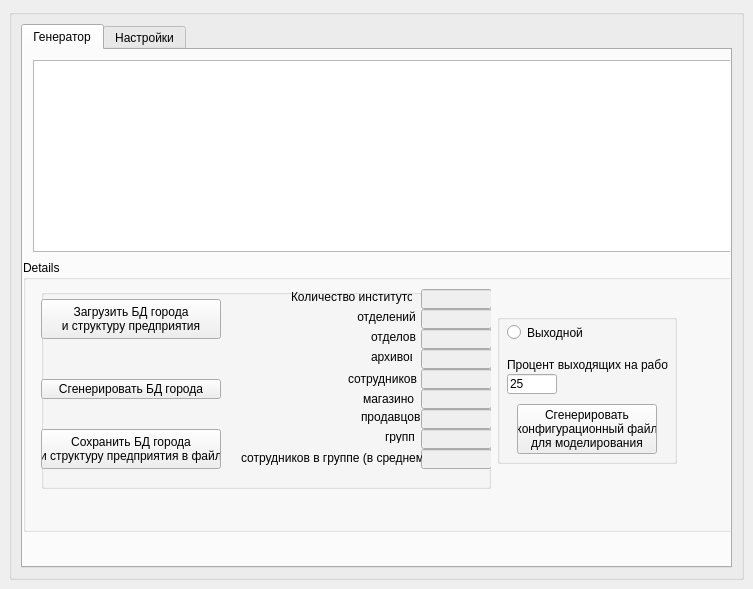
<?xml version="1.0" encoding="UTF-8"?>
<ui version="4.0">
 <class>BookWindow</class>
 <widget class="QMainWindow" name="BookWindow">
  <property name="geometry">
   <rect>
    <x>0</x>
    <y>0</y>
    <width>753</width>
    <height>589</height>
   </rect>
  </property>
  <property name="windowTitle">
   <string>Books</string>
  </property>
  <widget class="QWidget" name="centralWidget">
   <layout class="QVBoxLayout">
    <property name="spacing">
     <number>6</number>
    </property>
    <property name="leftMargin">
     <number>9</number>
    </property>
    <property name="topMargin">
     <number>9</number>
    </property>
    <property name="rightMargin">
     <number>9</number>
    </property>
    <property name="bottomMargin">
     <number>9</number>
    </property>
    <item>
     <widget class="QGroupBox" name="groupBox">
      <property name="title">
       <string/>
      </property>
      <layout class="QVBoxLayout">
       <property name="spacing">
        <number>6</number>
       </property>
       <property name="leftMargin">
        <number>9</number>
       </property>
       <property name="topMargin">
        <number>9</number>
       </property>
       <property name="rightMargin">
        <number>9</number>
       </property>
       <property name="bottomMargin">
        <number>9</number>
       </property>
       <item>
        <widget class="QTabWidget" name="tabWidget">
         <property name="currentIndex">
          <number>0</number>
         </property>
         <widget class="QWidget" name="tab">
          <attribute name="title">
           <string>Генератор</string>
          </attribute>
          <widget class="QTableView" name="bookTable">
           <property name="geometry">
            <rect>
             <x>10</x>
             <y>10</y>
             <width>715</width>
             <height>192</height>
            </rect>
           </property>
           <property name="selectionBehavior">
            <enum>QAbstractItemView::SelectRows</enum>
           </property>
          </widget>
          <widget class="QGroupBox" name="groupBox_2">
           <property name="geometry">
            <rect>
             <x>0</x>
             <y>210</y>
             <width>715</width>
             <height>272</height>
            </rect>
           </property>
           <property name="title">
            <string>Details</string>
           </property>
           <layout class="QFormLayout">
            <item row="2" column="1">
             <layout class="QHBoxLayout" name="horizontalLayout">
              <property name="bottomMargin">
               <number>10</number>
              </property>
              <item>
               <widget class="QGroupBox" name="verticalGroupBox">
                <property name="minimumSize">
                 <size>
                  <width>0</width>
                  <height>200</height>
                 </size>
                </property>
                <property name="maximumSize">
                 <size>
                  <width>450</width>
                  <height>200</height>
                 </size>
                </property>
                <widget class="QPushButton" name="loadHumanBase">
                 <property name="geometry">
                  <rect>
                   <x>0</x>
                   <y>10</y>
                   <width>180</width>
                   <height>40</height>
                  </rect>
                 </property>
                 <property name="minimumSize">
                  <size>
                   <width>180</width>
                   <height>40</height>
                  </size>
                 </property>
                 <property name="maximumSize">
                  <size>
                   <width>180</width>
                   <height>20</height>
                  </size>
                 </property>
                 <property name="text">
                  <string>Загрузить БД города 
и структуру предприятия</string>
                 </property>
                </widget>
                <widget class="QPushButton" name="generateDBHuman">
                 <property name="geometry">
                  <rect>
                   <x>0</x>
                   <y>90</y>
                   <width>180</width>
                   <height>20</height>
                  </rect>
                 </property>
                 <property name="minimumSize">
                  <size>
                   <width>180</width>
                   <height>20</height>
                  </size>
                 </property>
                 <property name="maximumSize">
                  <size>
                   <width>120</width>
                   <height>16777215</height>
                  </size>
                 </property>
                 <property name="text">
                  <string>Сгенерировать БД города</string>
                 </property>
                </widget>
                <widget class="QPushButton" name="saveHumanBase">
                 <property name="enabled">
                  <bool>true</bool>
                 </property>
                 <property name="geometry">
                  <rect>
                   <x>0</x>
                   <y>140</y>
                   <width>180</width>
                   <height>40</height>
                  </rect>
                 </property>
                 <property name="minimumSize">
                  <size>
                   <width>180</width>
                   <height>40</height>
                  </size>
                 </property>
                 <property name="maximumSize">
                  <size>
                   <width>140</width>
                   <height>20</height>
                  </size>
                 </property>
                 <property name="baseSize">
                  <size>
                   <width>20</width>
                   <height>10</height>
                  </size>
                 </property>
                 <property name="text">
                  <string>Сохранить БД города 
и структуру предприятия в файл</string>
                 </property>
                </widget>
                <widget class="QLineEdit" name="lineEditInstituts">
                 <property name="enabled">
                  <bool>false</bool>
                 </property>
                 <property name="geometry">
                  <rect>
                   <x>380</x>
                   <y>0</y>
                   <width>71</width>
                   <height>20</height>
                  </rect>
                 </property>
                </widget>
                <widget class="QLineEdit" name="lineEditOtdeleniys">
                 <property name="enabled">
                  <bool>false</bool>
                 </property>
                 <property name="geometry">
                  <rect>
                   <x>380</x>
                   <y>20</y>
                   <width>71</width>
                   <height>20</height>
                  </rect>
                 </property>
                </widget>
                <widget class="QLabel" name="label_6">
                 <property name="geometry">
                  <rect>
                   <x>250</x>
                   <y>0</y>
                   <width>121</width>
                   <height>16</height>
                  </rect>
                 </property>
                 <property name="text">
                  <string>Количество институтов</string>
                 </property>
                </widget>
                <widget class="QLabel" name="label_8">
                 <property name="geometry">
                  <rect>
                   <x>313</x>
                   <y>20</y>
                   <width>61</width>
                   <height>16</height>
                  </rect>
                 </property>
                 <property name="text">
                  <string> отделений</string>
                 </property>
                </widget>
                <widget class="QLineEdit" name="lineEditOtdels">
                 <property name="enabled">
                  <bool>false</bool>
                 </property>
                 <property name="geometry">
                  <rect>
                   <x>380</x>
                   <y>40</y>
                   <width>71</width>
                   <height>20</height>
                  </rect>
                 </property>
                </widget>
                <widget class="QLabel" name="label_9">
                 <property name="geometry">
                  <rect>
                   <x>330</x>
                   <y>40</y>
                   <width>51</width>
                   <height>16</height>
                  </rect>
                 </property>
                 <property name="text">
                  <string>отделов</string>
                 </property>
                </widget>
                <widget class="QLineEdit" name="lineEditLibrs">
                 <property name="enabled">
                  <bool>false</bool>
                 </property>
                 <property name="geometry">
                  <rect>
                   <x>380</x>
                   <y>60</y>
                   <width>71</width>
                   <height>20</height>
                  </rect>
                 </property>
                </widget>
                <widget class="QLabel" name="label_10">
                 <property name="geometry">
                  <rect>
                   <x>330</x>
                   <y>60</y>
                   <width>41</width>
                   <height>16</height>
                  </rect>
                 </property>
                 <property name="text">
                  <string>архивов</string>
                 </property>
                </widget>
                <widget class="QLineEdit" name="lineEditShops">
                 <property name="enabled">
                  <bool>false</bool>
                 </property>
                 <property name="geometry">
                  <rect>
                   <x>380</x>
                   <y>100</y>
                   <width>71</width>
                   <height>20</height>
                  </rect>
                 </property>
                </widget>
                <widget class="QLabel" name="label_11">
                 <property name="geometry">
                  <rect>
                   <x>322</x>
                   <y>100</y>
                   <width>51</width>
                   <height>20</height>
                  </rect>
                 </property>
                 <property name="text">
                  <string>магазинов</string>
                 </property>
                </widget>
                <widget class="QLabel" name="label_12">
                 <property name="geometry">
                  <rect>
                   <x>320</x>
                   <y>120</y>
                   <width>61</width>
                   <height>16</height>
                  </rect>
                 </property>
                 <property name="text">
                  <string>продавцов</string>
                 </property>
                </widget>
                <widget class="QLineEdit" name="lineEditSaylers">
                 <property name="enabled">
                  <bool>false</bool>
                 </property>
                 <property name="geometry">
                  <rect>
                   <x>380</x>
                   <y>120</y>
                   <width>71</width>
                   <height>20</height>
                  </rect>
                 </property>
                </widget>
                <widget class="QLineEdit" name="lineEditEmployers">
                 <property name="enabled">
                  <bool>false</bool>
                 </property>
                 <property name="geometry">
                  <rect>
                   <x>380</x>
                   <y>80</y>
                   <width>71</width>
                   <height>20</height>
                  </rect>
                 </property>
                </widget>
                <widget class="QLabel" name="label_13">
                 <property name="geometry">
                  <rect>
                   <x>307</x>
                   <y>80</y>
                   <width>71</width>
                   <height>20</height>
                  </rect>
                 </property>
                 <property name="text">
                  <string>сотрудников</string>
                 </property>
                </widget>
                <widget class="QLabel" name="label">
                 <property name="geometry">
                  <rect>
                   <x>344</x>
                   <y>141</y>
                   <width>47</width>
                   <height>13</height>
                  </rect>
                 </property>
                 <property name="text">
                  <string>групп</string>
                 </property>
                </widget>
                <widget class="QLineEdit" name="lineEditGroup">
                 <property name="enabled">
                  <bool>false</bool>
                 </property>
                 <property name="geometry">
                  <rect>
                   <x>380</x>
                   <y>140</y>
                   <width>71</width>
                   <height>20</height>
                  </rect>
                 </property>
                </widget>
                <widget class="QLineEdit" name="lineEditEmplInGroup">
                 <property name="enabled">
                  <bool>false</bool>
                 </property>
                 <property name="geometry">
                  <rect>
                   <x>380</x>
                   <y>160</y>
                   <width>71</width>
                   <height>20</height>
                  </rect>
                 </property>
                </widget>
                <widget class="QLabel" name="label_2">
                 <property name="geometry">
                  <rect>
                   <x>200</x>
                   <y>159</y>
                   <width>181</width>
                   <height>20</height>
                  </rect>
                 </property>
                 <property name="text">
                  <string>сотрудников в группе (в среднем)</string>
                 </property>
                </widget>
               </widget>
              </item>
              <item>
               <widget class="QGroupBox" name="groupBox_3">
                <property name="maximumSize">
                 <size>
                  <width>180</width>
                  <height>150</height>
                 </size>
                </property>
                <property name="title">
                 <string/>
                </property>
                <widget class="QPushButton" name="genHumansDat">
                 <property name="geometry">
                  <rect>
                   <x>20</x>
                   <y>90</y>
                   <width>140</width>
                   <height>50</height>
                  </rect>
                 </property>
                 <property name="minimumSize">
                  <size>
                   <width>140</width>
                   <height>50</height>
                  </size>
                 </property>
                 <property name="maximumSize">
                  <size>
                   <width>120</width>
                   <height>50</height>
                  </size>
                 </property>
                 <property name="text">
                  <string>Сгенерировать 
конфигурационный файл 
для моделирования</string>
                 </property>
                </widget>
                <widget class="QLineEdit" name="lineEditWorkPercent">
                 <property name="geometry">
                  <rect>
                   <x>10</x>
                   <y>60</y>
                   <width>50</width>
                   <height>20</height>
                  </rect>
                 </property>
                 <property name="text">
                  <string>25</string>
                 </property>
                </widget>
                <widget class="QLabel" name="label_14">
                 <property name="geometry">
                  <rect>
                   <x>10</x>
                   <y>40</y>
                   <width>161</width>
                   <height>21</height>
                  </rect>
                 </property>
                 <property name="text">
                  <string>Процент выходящих на работу</string>
                 </property>
                </widget>
                <widget class="QRadioButton" name="radioButtonHoliday">
                 <property name="geometry">
                  <rect>
                   <x>10</x>
                   <y>10</y>
                   <width>82</width>
                   <height>17</height>
                  </rect>
                 </property>
                 <property name="text">
                  <string>Выходной</string>
                 </property>
                </widget>
               </widget>
              </item>
             </layout>
            </item>
           </layout>
          </widget>
         </widget>
         <widget class="QWidget" name="tab_settings">
          <attribute name="title">
           <string>Настройки</string>
          </attribute>
          <widget class="QLabel" name="label_3">
           <property name="geometry">
            <rect>
             <x>30</x>
             <y>121</y>
             <width>31</width>
             <height>40</height>
            </rect>
           </property>
           <property name="text">
            <string>0</string>
           </property>
          </widget>
          <widget class="QLineEdit" name="InstitutyProb">
           <property name="geometry">
            <rect>
             <x>110</x>
             <y>131</y>
             <width>41</width>
             <height>20</height>
            </rect>
           </property>
           <property name="text">
            <string>1</string>
           </property>
          </widget>
          <widget class="QLabel" name="label_4">
           <property name="geometry">
            <rect>
             <x>580</x>
             <y>130</y>
             <width>47</width>
             <height>20</height>
            </rect>
           </property>
           <property name="text">
            <string>10000</string>
           </property>
          </widget>
          <widget class="QLabel" name="label_5">
           <property name="geometry">
            <rect>
             <x>40</x>
             <y>81</y>
             <width>81</width>
             <height>41</height>
            </rect>
           </property>
           <property name="text">
            <string>Директора
институтов и
департаментов</string>
           </property>
          </widget>
          <widget class="QLabel" name="label_15">
           <property name="geometry">
            <rect>
             <x>20</x>
             <y>10</y>
             <width>571</width>
             <height>61</height>
            </rect>
           </property>
           <property name="font">
            <font>
             <family>Times New Roman</family>
             <pointsize>12</pointsize>
            </font>
           </property>
           <property name="text">
            <string>Формирование базы жителей города
Вероятностные интервалы профессий (нормировано на 10000)</string>
           </property>
          </widget>
          <widget class="QLineEdit" name="OtdeleniyaProb">
           <property name="geometry">
            <rect>
             <x>180</x>
             <y>131</y>
             <width>41</width>
             <height>20</height>
            </rect>
           </property>
           <property name="text">
            <string>10</string>
           </property>
          </widget>
          <widget class="QLabel" name="label_16">
           <property name="geometry">
            <rect>
             <x>140</x>
             <y>91</y>
             <width>71</width>
             <height>31</height>
            </rect>
           </property>
           <property name="text">
            <string>Начальники 
отделений</string>
           </property>
          </widget>
          <widget class="QLineEdit" name="OtdelyProb">
           <property name="geometry">
            <rect>
             <x>260</x>
             <y>131</y>
             <width>41</width>
             <height>20</height>
            </rect>
           </property>
           <property name="text">
            <string>90</string>
           </property>
          </widget>
          <widget class="QLabel" name="label_17">
           <property name="geometry">
            <rect>
             <x>210</x>
             <y>91</y>
             <width>61</width>
             <height>31</height>
            </rect>
           </property>
           <property name="text">
            <string>Начальники 
отделов</string>
           </property>
          </widget>
          <widget class="QLineEdit" name="LibraryProb">
           <property name="geometry">
            <rect>
             <x>330</x>
             <y>131</y>
             <width>41</width>
             <height>20</height>
            </rect>
           </property>
           <property name="text">
            <string>107</string>
           </property>
          </widget>
          <widget class="QLabel" name="label_18">
           <property name="geometry">
            <rect>
             <x>280</x>
             <y>91</y>
             <width>71</width>
             <height>31</height>
            </rect>
           </property>
           <property name="text">
            <string>Сотрудники 
архивов и пр.</string>
           </property>
          </widget>
          <widget class="QLabel" name="label_19">
           <property name="geometry">
            <rect>
             <x>360</x>
             <y>91</y>
             <width>61</width>
             <height>31</height>
            </rect>
           </property>
           <property name="text">
            <string>Научные 
сотрудники</string>
           </property>
          </widget>
          <widget class="QLineEdit" name="GroupProb">
           <property name="geometry">
            <rect>
             <x>410</x>
             <y>131</y>
             <width>41</width>
             <height>20</height>
            </rect>
           </property>
           <property name="text">
            <string>3500</string>
           </property>
          </widget>
          <widget class="QLabel" name="label_20">
           <property name="geometry">
            <rect>
             <x>440</x>
             <y>86</y>
             <width>71</width>
             <height>41</height>
            </rect>
           </property>
           <property name="text">
            <string>Продавцы 
магазинов</string>
           </property>
          </widget>
          <widget class="QLineEdit" name="ShopProb">
           <property name="geometry">
            <rect>
             <x>480</x>
             <y>131</y>
             <width>41</width>
             <height>20</height>
            </rect>
           </property>
           <property name="text">
            <string>3550</string>
           </property>
          </widget>
          <widget class="QLabel" name="label_21">
           <property name="geometry">
            <rect>
             <x>510</x>
             <y>92</y>
             <width>81</width>
             <height>31</height>
            </rect>
           </property>
           <property name="text">
            <string>Рядовые 
жители города</string>
           </property>
          </widget>
          <widget class="QLineEdit" name="GroupNum">
           <property name="geometry">
            <rect>
             <x>640</x>
             <y>180</y>
             <width>61</width>
             <height>20</height>
            </rect>
           </property>
           <property name="text">
            <string>4000</string>
           </property>
          </widget>
          <widget class="QLabel" name="label_22">
           <property name="geometry">
            <rect>
             <x>420</x>
             <y>180</y>
             <width>221</width>
             <height>16</height>
            </rect>
           </property>
           <property name="text">
            <string>Общее количество групп на предприятии</string>
           </property>
          </widget>
          <widget class="QLabel" name="label_23">
           <property name="geometry">
            <rect>
             <x>379</x>
             <y>205</y>
             <width>260</width>
             <height>16</height>
            </rect>
           </property>
           <property name="text">
            <string>Количество магазинов в городе (4/9/16/25/36/...)</string>
           </property>
          </widget>
          <widget class="QLineEdit" name="ShopNum">
           <property name="geometry">
            <rect>
             <x>640</x>
             <y>204</y>
             <width>61</width>
             <height>20</height>
            </rect>
           </property>
           <property name="text">
            <string>25</string>
           </property>
          </widget>
          <widget class="QLabel" name="label_24">
           <property name="geometry">
            <rect>
             <x>354</x>
             <y>229</y>
             <width>291</width>
             <height>16</height>
            </rect>
           </property>
           <property name="text">
            <string>Вероятность посещения магазина для каждого агента</string>
           </property>
          </widget>
          <widget class="QLineEdit" name="ProbGoToShop">
           <property name="geometry">
            <rect>
             <x>641</x>
             <y>228</y>
             <width>61</width>
             <height>20</height>
            </rect>
           </property>
           <property name="text">
            <string>0.125</string>
           </property>
          </widget>
          <widget class="QLineEdit" name="lineEditSeed">
           <property name="geometry">
            <rect>
             <x>640</x>
             <y>252</y>
             <width>61</width>
             <height>20</height>
            </rect>
           </property>
           <property name="text">
            <string>37</string>
           </property>
          </widget>
          <widget class="QLabel" name="label_7">
           <property name="geometry">
            <rect>
             <x>454</x>
             <y>255</y>
             <width>191</width>
             <height>10</height>
            </rect>
           </property>
           <property name="text">
            <string>Ключ генератора случайных чисел</string>
           </property>
          </widget>
          <widget class="QLabel" name="label_25">
           <property name="geometry">
            <rect>
             <x>474</x>
             <y>273</y>
             <width>171</width>
             <height>20</height>
            </rect>
           </property>
           <property name="text">
            <string>Время окончания рабочего дня</string>
           </property>
          </widget>
          <widget class="QLabel" name="label_26">
           <property name="geometry">
            <rect>
             <x>380</x>
             <y>298</y>
             <width>261</width>
             <height>21</height>
            </rect>
           </property>
           <property name="text">
            <string>Минимальное время нахождения у начальника (с)</string>
           </property>
          </widget>
          <widget class="QLabel" name="label_27">
           <property name="geometry">
            <rect>
             <x>376</x>
             <y>324</y>
             <width>261</width>
             <height>20</height>
            </rect>
           </property>
           <property name="text">
            <string>Максимальное время нахождения у начальника (с)</string>
           </property>
          </widget>
          <widget class="QLabel" name="label_28">
           <property name="geometry">
            <rect>
             <x>418</x>
             <y>350</y>
             <width>221</width>
             <height>16</height>
            </rect>
           </property>
           <property name="text">
            <string>Вероятность пойти в кабинет начальника</string>
           </property>
          </widget>
         </widget>
        </widget>
       </item>
      </layout>
     </widget>
    </item>
   </layout>
  </widget>
 </widget>
 <resources/>
 <connections/>
</ui>
